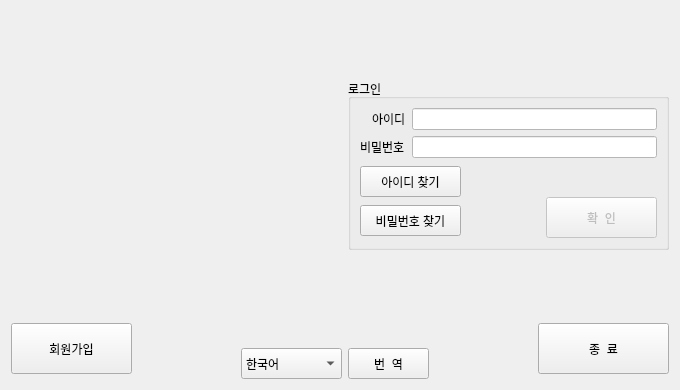
<?xml version="1.0" encoding="UTF-8"?>
<ui version="4.0">
 <class>NSUCircle</class>
 <widget class="QDialog" name="NSUCircle">
  <property name="geometry">
   <rect>
    <x>0</x>
    <y>0</y>
    <width>678</width>
    <height>390</height>
   </rect>
  </property>
  <property name="windowTitle">
   <string>NSUCircle</string>
  </property>
  <property name="styleSheet">
   <string notr="true"/>
  </property>
  <layout class="QGridLayout" name="gridLayout_2">
   <item row="0" column="0">
    <layout class="QVBoxLayout" name="verticalLayout_7">
     <item>
      <spacer name="verticalSpacer_3">
       <property name="orientation">
        <enum>Qt::Vertical</enum>
       </property>
       <property name="sizeHint" stdset="0">
        <size>
         <width>658</width>
         <height>68</height>
        </size>
       </property>
      </spacer>
     </item>
     <item>
      <layout class="QHBoxLayout" name="horizontalLayout_5">
       <item>
        <spacer name="horizontalSpacer_4">
         <property name="orientation">
          <enum>Qt::Horizontal</enum>
         </property>
         <property name="sizeHint" stdset="0">
          <size>
           <width>308</width>
           <height>168</height>
          </size>
         </property>
        </spacer>
       </item>
       <item>
        <widget class="QGroupBox" name="groupBox">
         <property name="minimumSize">
          <size>
           <width>321</width>
           <height>171</height>
          </size>
         </property>
         <property name="maximumSize">
          <size>
           <width>321</width>
           <height>171</height>
          </size>
         </property>
         <property name="styleSheet">
          <string notr="true">font: 10pt &quot;맑은 고딕&quot;;</string>
         </property>
         <property name="title">
          <string>로그인</string>
         </property>
         <layout class="QGridLayout" name="gridLayout">
          <item row="0" column="0">
           <layout class="QVBoxLayout" name="verticalLayout_5">
            <item>
             <layout class="QHBoxLayout" name="horizontalLayout_2">
              <item>
               <layout class="QVBoxLayout" name="verticalLayout">
                <item>
                 <layout class="QHBoxLayout" name="horizontalLayout">
                  <item>
                   <spacer name="horizontalSpacer">
                    <property name="orientation">
                     <enum>Qt::Horizontal</enum>
                    </property>
                    <property name="sizeType">
                     <enum>QSizePolicy::Fixed</enum>
                    </property>
                    <property name="sizeHint" stdset="0">
                     <size>
                      <width>12</width>
                      <height>20</height>
                     </size>
                    </property>
                   </spacer>
                  </item>
                  <item>
                   <widget class="QLabel" name="idLabel">
                    <property name="styleSheet">
                     <string notr="true">font: 75 14pt &quot;맑은 고딕&quot;;</string>
                    </property>
                    <property name="text">
                     <string>아이디</string>
                    </property>
                    <property name="buddy">
                     <cstring>idLineEdit</cstring>
                    </property>
                   </widget>
                  </item>
                 </layout>
                </item>
                <item>
                 <widget class="QLabel" name="passwordLabel">
                  <property name="styleSheet">
                   <string notr="true">font: 75 14pt &quot;맑은 고딕&quot;;</string>
                  </property>
                  <property name="text">
                   <string>비밀번호</string>
                  </property>
                  <property name="buddy">
                   <cstring>passwordLineEdit</cstring>
                  </property>
                 </widget>
                </item>
               </layout>
              </item>
              <item>
               <layout class="QVBoxLayout" name="verticalLayout_2">
                <item>
                 <widget class="QLineEdit" name="idLineEdit">
                  <property name="styleSheet">
                   <string notr="true">font: 12pt &quot;나눔바른고딕&quot;;
background-color: rgb(255, 255, 255);</string>
                  </property>
                  <property name="text">
                   <string/>
                  </property>
                  <property name="clearButtonEnabled">
                   <bool>false</bool>
                  </property>
                 </widget>
                </item>
                <item>
                 <widget class="QLineEdit" name="passwordLineEdit">
                  <property name="styleSheet">
                   <string notr="true">font: 12pt &quot;나눔바른고딕&quot;;
background-color: rgb(255, 255, 255);</string>
                  </property>
                 </widget>
                </item>
               </layout>
              </item>
             </layout>
            </item>
            <item>
             <layout class="QHBoxLayout" name="horizontalLayout_3">
              <item>
               <layout class="QVBoxLayout" name="verticalLayout_3">
                <item>
                 <widget class="QPushButton" name="findIdButton">
                  <property name="minimumSize">
                   <size>
                    <width>101</width>
                    <height>31</height>
                   </size>
                  </property>
                  <property name="maximumSize">
                   <size>
                    <width>101</width>
                    <height>31</height>
                   </size>
                  </property>
                  <property name="styleSheet">
                   <string notr="true">font: 9pt &quot;맑은 고딕&quot;;</string>
                  </property>
                  <property name="text">
                   <string>아이디 찾기</string>
                  </property>
                  <property name="autoDefault">
                   <bool>true</bool>
                  </property>
                 </widget>
                </item>
                <item>
                 <widget class="QPushButton" name="findPasswordButton">
                  <property name="minimumSize">
                   <size>
                    <width>101</width>
                    <height>31</height>
                   </size>
                  </property>
                  <property name="maximumSize">
                   <size>
                    <width>101</width>
                    <height>31</height>
                   </size>
                  </property>
                  <property name="styleSheet">
                   <string notr="true">font: 9pt &quot;맑은 고딕&quot;;</string>
                  </property>
                  <property name="text">
                   <string>비밀번호 찾기</string>
                  </property>
                  <property name="autoDefault">
                   <bool>true</bool>
                  </property>
                 </widget>
                </item>
               </layout>
              </item>
              <item>
               <spacer name="horizontalSpacer_2">
                <property name="orientation">
                 <enum>Qt::Horizontal</enum>
                </property>
                <property name="sizeHint" stdset="0">
                 <size>
                  <width>58</width>
                  <height>20</height>
                 </size>
                </property>
               </spacer>
              </item>
              <item>
               <layout class="QVBoxLayout" name="verticalLayout_4">
                <item>
                 <spacer name="verticalSpacer">
                  <property name="orientation">
                   <enum>Qt::Vertical</enum>
                  </property>
                  <property name="sizeHint" stdset="0">
                   <size>
                    <width>20</width>
                    <height>18</height>
                   </size>
                  </property>
                 </spacer>
                </item>
                <item>
                 <widget class="QPushButton" name="okButton">
                  <property name="enabled">
                   <bool>false</bool>
                  </property>
                  <property name="minimumSize">
                   <size>
                    <width>111</width>
                    <height>41</height>
                   </size>
                  </property>
                  <property name="maximumSize">
                   <size>
                    <width>111</width>
                    <height>41</height>
                   </size>
                  </property>
                  <property name="styleSheet">
                   <string notr="true">font: 10pt &quot;맑은 고딕&quot;;</string>
                  </property>
                  <property name="text">
                   <string>확  인</string>
                  </property>
                  <property name="autoDefault">
                   <bool>true</bool>
                  </property>
                  <property name="default">
                   <bool>true</bool>
                  </property>
                  <property name="flat">
                   <bool>false</bool>
                  </property>
                 </widget>
                </item>
               </layout>
              </item>
             </layout>
            </item>
           </layout>
          </item>
         </layout>
        </widget>
       </item>
      </layout>
     </item>
     <item>
      <spacer name="verticalSpacer_2">
       <property name="orientation">
        <enum>Qt::Vertical</enum>
       </property>
       <property name="sizeHint" stdset="0">
        <size>
         <width>658</width>
         <height>58</height>
        </size>
       </property>
      </spacer>
     </item>
     <item>
      <layout class="QHBoxLayout" name="horizontalLayout_6">
       <item>
        <widget class="QPushButton" name="joinButton">
         <property name="minimumSize">
          <size>
           <width>121</width>
           <height>51</height>
          </size>
         </property>
         <property name="maximumSize">
          <size>
           <width>121</width>
           <height>51</height>
          </size>
         </property>
         <property name="styleSheet">
          <string notr="true">font: 11pt &quot;맑은 고딕&quot;;</string>
         </property>
         <property name="text">
          <string>회원가입</string>
         </property>
         <property name="autoDefault">
          <bool>true</bool>
         </property>
         <property name="default">
          <bool>false</bool>
         </property>
         <property name="flat">
          <bool>false</bool>
         </property>
        </widget>
       </item>
       <item>
        <spacer name="horizontalSpacer_3">
         <property name="orientation">
          <enum>Qt::Horizontal</enum>
         </property>
         <property name="sizeHint" stdset="0">
          <size>
           <width>88</width>
           <height>48</height>
          </size>
         </property>
        </spacer>
       </item>
       <item>
        <layout class="QVBoxLayout" name="verticalLayout_6">
         <item>
          <spacer name="verticalSpacer_4">
           <property name="orientation">
            <enum>Qt::Vertical</enum>
           </property>
           <property name="sizeHint" stdset="0">
            <size>
             <width>20</width>
             <height>8</height>
            </size>
           </property>
          </spacer>
         </item>
         <item>
          <layout class="QHBoxLayout" name="horizontalLayout_4">
           <item>
            <widget class="QComboBox" name="translateComboBox">
             <property name="minimumSize">
              <size>
               <width>101</width>
               <height>31</height>
              </size>
             </property>
             <property name="maximumSize">
              <size>
               <width>101</width>
               <height>31</height>
              </size>
             </property>
             <property name="styleSheet">
              <string notr="true">font: 10pt &quot;맑은 고딕&quot;;</string>
             </property>
             <item>
              <property name="text">
               <string>한국어</string>
              </property>
             </item>
             <item>
              <property name="text">
               <string>English</string>
              </property>
             </item>
            </widget>
           </item>
           <item>
            <widget class="QPushButton" name="translateButton">
             <property name="minimumSize">
              <size>
               <width>81</width>
               <height>31</height>
              </size>
             </property>
             <property name="maximumSize">
              <size>
               <width>81</width>
               <height>31</height>
              </size>
             </property>
             <property name="styleSheet">
              <string notr="true">font: 10pt &quot;맑은 고딕&quot;;</string>
             </property>
             <property name="text">
              <string>번  역</string>
             </property>
            </widget>
           </item>
          </layout>
         </item>
        </layout>
       </item>
       <item>
        <spacer name="horizontalSpacer_5">
         <property name="orientation">
          <enum>Qt::Horizontal</enum>
         </property>
         <property name="sizeHint" stdset="0">
          <size>
           <width>88</width>
           <height>48</height>
          </size>
         </property>
        </spacer>
       </item>
       <item>
        <widget class="QPushButton" name="closeButton">
         <property name="minimumSize">
          <size>
           <width>131</width>
           <height>51</height>
          </size>
         </property>
         <property name="maximumSize">
          <size>
           <width>131</width>
           <height>51</height>
          </size>
         </property>
         <property name="styleSheet">
          <string notr="true">font: 11pt &quot;맑은 고딕&quot;;</string>
         </property>
         <property name="text">
          <string>종  료</string>
         </property>
         <property name="autoDefault">
          <bool>true</bool>
         </property>
         <property name="default">
          <bool>false</bool>
         </property>
        </widget>
       </item>
      </layout>
     </item>
    </layout>
   </item>
  </layout>
 </widget>
 <resources/>
 <connections/>
</ui>
